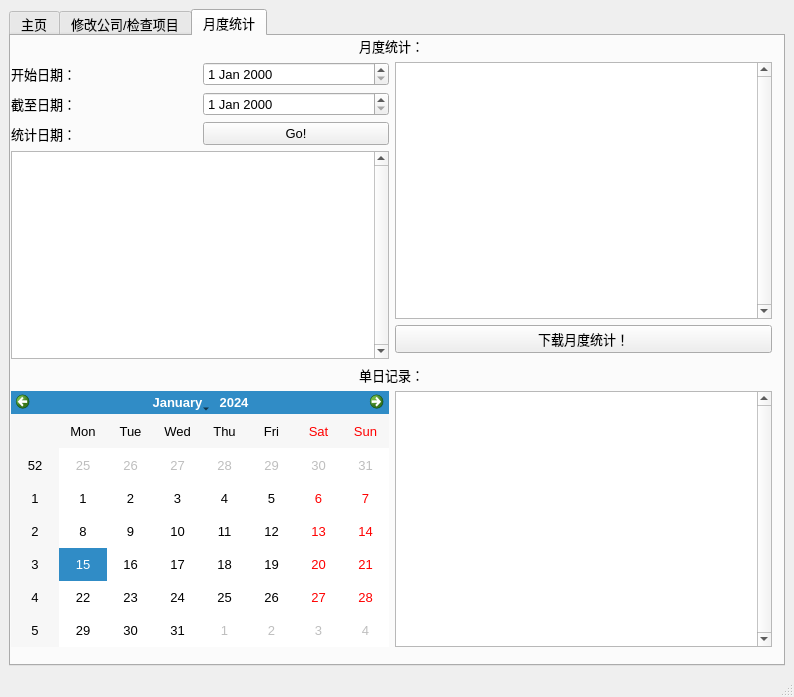
<?xml version="1.0" encoding="UTF-8"?>
<ui version="4.0">
 <class>MainWindow</class>
 <widget class="QMainWindow" name="MainWindow">
  <property name="geometry">
   <rect>
    <x>0</x>
    <y>0</y>
    <width>794</width>
    <height>697</height>
   </rect>
  </property>
  <property name="font">
   <font>
    <pointsize>10</pointsize>
   </font>
  </property>
  <property name="windowTitle">
   <string>MainWindow</string>
  </property>
  <widget class="QWidget" name="centralwidget">
   <layout class="QVBoxLayout" name="verticalLayout_3">
    <item>
     <widget class="QTabWidget" name="tabWidget">
      <property name="currentIndex">
       <number>2</number>
      </property>
      <widget class="QWidget" name="main_tab">
       <attribute name="title">
        <string>主页</string>
       </attribute>
       <layout class="QVBoxLayout" name="verticalLayout_4">
        <item>
         <layout class="QGridLayout" name="gridLayout_2">
          <item row="0" column="0">
           <layout class="QHBoxLayout" name="horizontalLayout">
            <item>
             <widget class="QPushButton" name="choose_company_button">
              <property name="text">
               <string>选择公司</string>
              </property>
             </widget>
            </item>
            <item>
             <widget class="QLabel" name="checked_comapny_label">
              <property name="lineWidth">
               <number>1</number>
              </property>
              <property name="text">
               <string/>
              </property>
              <property name="wordWrap">
               <bool>true</bool>
              </property>
             </widget>
            </item>
           </layout>
          </item>
          <item row="0" column="2" rowspan="2">
           <widget class="QListWidget" name="units_list_listWidget">
            <property name="contextMenuPolicy">
             <enum>Qt::DefaultContextMenu</enum>
            </property>
            <property name="verticalScrollBarPolicy">
             <enum>Qt::ScrollBarAlwaysOn</enum>
            </property>
            <property name="editTriggers">
             <set>QAbstractItemView::NoEditTriggers</set>
            </property>
           </widget>
          </item>
          <item row="1" column="0">
           <layout class="QVBoxLayout" name="verticalLayout">
            <item>
             <widget class="QPushButton" name="choose_items_button">
              <property name="text">
               <string>选择检查项目</string>
              </property>
             </widget>
            </item>
            <item>
             <widget class="QListWidget" name="checked_items_listWidget">
              <property name="editTriggers">
               <set>QAbstractItemView::NoEditTriggers</set>
              </property>
              <property name="sortingEnabled">
               <bool>true</bool>
              </property>
             </widget>
            </item>
           </layout>
          </item>
          <item row="1" column="1">
           <layout class="QVBoxLayout" name="verticalLayout_2">
            <item>
             <widget class="QPushButton" name="add_one_unit_button">
              <property name="text">
               <string>添加 -&gt;</string>
              </property>
             </widget>
            </item>
            <item>
             <widget class="QPushButton" name="delete_one_unit_button">
              <property name="text">
               <string>删除</string>
              </property>
             </widget>
            </item>
           </layout>
          </item>
         </layout>
        </item>
        <item>
         <layout class="QGridLayout" name="gridLayout_3">
          <item row="0" column="0" colspan="4">
           <widget class="QListWidget" name="all_company_price_listWidgets">
            <property name="verticalScrollBarPolicy">
             <enum>Qt::ScrollBarAlwaysOn</enum>
            </property>
            <property name="sortingEnabled">
             <bool>true</bool>
            </property>
           </widget>
          </item>
          <item row="1" column="0">
           <spacer name="horizontalSpacer">
            <property name="orientation">
             <enum>Qt::Horizontal</enum>
            </property>
            <property name="sizeHint" stdset="0">
             <size>
              <width>578</width>
              <height>20</height>
             </size>
            </property>
           </spacer>
          </item>
          <item row="1" column="2">
           <widget class="QPushButton" name="save_to_monthly_statistic_button">
            <property name="text">
             <string>存入月度统计</string>
            </property>
           </widget>
          </item>
          <item row="1" column="1">
           <widget class="QPushButton" name="save_to_file_button">
            <property name="text">
             <string>下载今日数据</string>
            </property>
           </widget>
          </item>
         </layout>
        </item>
       </layout>
      </widget>
      <widget class="QWidget" name="coms_items_tab">
       <attribute name="title">
        <string>修改公司/检查项目</string>
       </attribute>
       <layout class="QGridLayout" name="gridLayout_4">
        <item row="0" column="0">
         <layout class="QGridLayout" name="gridLayout">
          <item row="0" column="0">
           <widget class="QLabel" name="com_label">
            <property name="enabled">
             <bool>true</bool>
            </property>
            <property name="text">
             <string>公司名：</string>
            </property>
           </widget>
          </item>
          <item row="0" column="1" colspan="2">
           <widget class="QLineEdit" name="com_lineEdit">
            <property name="text">
             <string/>
            </property>
           </widget>
          </item>
          <item row="1" column="0">
           <widget class="QPushButton" name="com_add_pushButton">
            <property name="text">
             <string>添加 </string>
            </property>
           </widget>
          </item>
          <item row="1" column="2">
           <widget class="QPushButton" name="com_del_pushButton">
            <property name="text">
             <string>删除</string>
            </property>
           </widget>
          </item>
          <item row="2" column="0" colspan="3">
           <widget class="QListWidget" name="page2_com_listWidget">
            <property name="verticalScrollBarPolicy">
             <enum>Qt::ScrollBarAlwaysOn</enum>
            </property>
            <property name="editTriggers">
             <set>QAbstractItemView::NoEditTriggers</set>
            </property>
           </widget>
          </item>
         </layout>
        </item>
        <item row="0" column="1">
         <widget class="Line" name="line">
          <property name="enabled">
           <bool>false</bool>
          </property>
          <property name="orientation">
           <enum>Qt::Vertical</enum>
          </property>
         </widget>
        </item>
        <item row="0" column="2">
         <layout class="QGridLayout" name="gridLayout_8">
          <item row="0" column="1" colspan="2">
           <widget class="QLineEdit" name="item_lineEdit">
            <property name="text">
             <string/>
            </property>
           </widget>
          </item>
          <item row="0" column="0">
           <widget class="QLabel" name="item_label">
            <property name="enabled">
             <bool>true</bool>
            </property>
            <property name="text">
             <string>检查项目名：</string>
            </property>
           </widget>
          </item>
          <item row="1" column="0">
           <widget class="QLabel" name="price_label">
            <property name="enabled">
             <bool>true</bool>
            </property>
            <property name="text">
             <string>价格：</string>
            </property>
           </widget>
          </item>
          <item row="2" column="2">
           <widget class="QPushButton" name="item_price_del_pushButton">
            <property name="text">
             <string>删除</string>
            </property>
           </widget>
          </item>
          <item row="1" column="1" colspan="2">
           <widget class="QSpinBox" name="item_price_spinBox">
            <property name="maximum">
             <number>999999999</number>
            </property>
           </widget>
          </item>
          <item row="2" column="0">
           <widget class="QPushButton" name="item_price_add_pushButton">
            <property name="text">
             <string>添加 </string>
            </property>
           </widget>
          </item>
          <item row="3" column="0" colspan="3">
           <widget class="QListWidget" name="page2_item_price_listWidget">
            <property name="verticalScrollBarPolicy">
             <enum>Qt::ScrollBarAlwaysOn</enum>
            </property>
            <property name="editTriggers">
             <set>QAbstractItemView::NoEditTriggers</set>
            </property>
           </widget>
          </item>
         </layout>
        </item>
        <item row="1" column="0" colspan="3">
         <widget class="QPushButton" name="save_to_ini_button">
          <property name="text">
           <string>保存</string>
          </property>
         </widget>
        </item>
       </layout>
      </widget>
      <widget class="QWidget" name="monthly_statistic">
       <attribute name="title">
        <string>月度统计</string>
       </attribute>
       <widget class="QWidget" name="layoutWidget">
        <property name="geometry">
         <rect>
          <x>0</x>
          <y>0</y>
          <width>761</width>
          <height>611</height>
         </rect>
        </property>
        <layout class="QGridLayout" name="gridLayout_12">
         <item row="7" column="0">
          <widget class="QCalendarWidget" name="page3_calendarWidget"/>
         </item>
         <item row="0" column="0" colspan="2">
          <widget class="QLabel" name="label_5">
           <property name="text">
            <string>月度统计：</string>
           </property>
           <property name="alignment">
            <set>Qt::AlignCenter</set>
           </property>
          </widget>
         </item>
         <item row="1" column="1">
          <widget class="QListWidget" name="page3_monthly_listWidget">
           <property name="verticalScrollBarPolicy">
            <enum>Qt::ScrollBarAlwaysOn</enum>
           </property>
          </widget>
         </item>
         <item row="6" column="0" colspan="2">
          <widget class="QLabel" name="label_6">
           <property name="text">
            <string>单日记录：</string>
           </property>
           <property name="alignment">
            <set>Qt::AlignCenter</set>
           </property>
          </widget>
         </item>
         <item row="7" column="1">
          <widget class="QListWidget" name="page3_daily_listWidget">
           <property name="verticalScrollBarPolicy">
            <enum>Qt::ScrollBarAlwaysOn</enum>
           </property>
          </widget>
         </item>
         <item row="2" column="1">
          <widget class="QPushButton" name="page3_monthly_download_button">
           <property name="text">
            <string>下载月度统计！</string>
           </property>
          </widget>
         </item>
         <item row="1" column="0" rowspan="3">
          <layout class="QGridLayout" name="gridLayout_11">
           <item row="0" column="0">
            <widget class="QLabel" name="page3_start_label">
             <property name="text">
              <string>开始日期：</string>
             </property>
            </widget>
           </item>
           <item row="1" column="0">
            <widget class="QLabel" name="page3_end_label">
             <property name="text">
              <string>截至日期：</string>
             </property>
            </widget>
           </item>
           <item row="1" column="1">
            <widget class="QDateEdit" name="page3_end_dateEdit"/>
           </item>
           <item row="0" column="1">
            <widget class="QDateEdit" name="page3_start_dateEdit"/>
           </item>
           <item row="2" column="0">
            <widget class="QLabel" name="page3_all_date_label">
             <property name="text">
              <string>统计日期：</string>
             </property>
            </widget>
           </item>
           <item row="3" column="0" colspan="2">
            <widget class="QListWidget" name="page3_alldates_listWidget">
             <property name="verticalScrollBarPolicy">
              <enum>Qt::ScrollBarAlwaysOn</enum>
             </property>
            </widget>
           </item>
           <item row="2" column="1">
            <widget class="QPushButton" name="page3_monthly_pushButton">
             <property name="text">
              <string>Go!</string>
             </property>
            </widget>
           </item>
          </layout>
         </item>
        </layout>
       </widget>
      </widget>
     </widget>
    </item>
   </layout>
  </widget>
  <widget class="QStatusBar" name="statusbar"/>
 </widget>
 <resources/>
 <connections/>
</ui>
